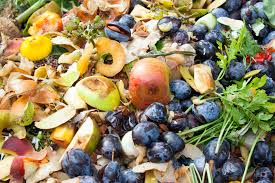
#> input picture test1.jpg, 275 x 183 px, given as the content of the folder dry, which was not available
$ python -i waste_classifier_cv.py   (imports and definitions only)
#> lines starting #> are read from the running program, lines starting #| are printed output that depends on the picture; pictures that were not available may be replaced by others from this repository, and a replacement may not be noted
import cv2
import numpy as np
import os

def extract_color_histogram(image_path):
#> called with image_path = 'dry/test1.jpg'
    img = cv2.imread(image_path)
#> img is the input picture: shape (183, 275, 3); mean B, G, R 97.9, 133, 147
    if img is None:
        raise ValueError(f"Image not found or unreadable: {image_path}")
    img = cv2.resize(img, (100, 100))
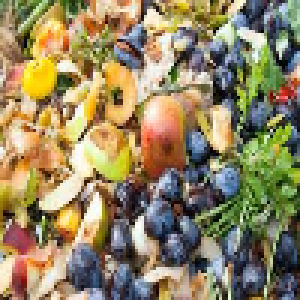
#> img: shape (100, 100, 3) (shown 3 times larger); mean B, G, R 97.8, 132.9, 146.9
    hist = cv2.calcHist([img], [0, 1, 2], None, [8,8,8], [0,256, 0,256, 0,256])
    return cv2.normalize(hist, hist).flatten()

def chi2_distance(histA, histB, eps=1e-10):
    return 0.5 * np.sum(((histA - histB) ** 2) / (histA + histB + eps))

def load_dataset(folder):
    features = []
    for file in os.listdir(folder):
        path = os.path.join(folder, file)
        features.append(extract_color_histogram(path))
    return np.array(features)

# Load training data
dry_features = load_dataset("dry")
wet_features = load_dataset("wet")

# Combine data and labels
X = np.vstack((dry_features, wet_features))
y = np.array([0]*len(dry_features) + [1]*len(wet_features))  # 0: dry, 1: wet
#> y = [0, 1]

# Test and classify
test_folder = "test"

# [6 lines not run here, left out]

>>> result = extract_color_histogram('test1.jpg')
#> result = 512 values, max 0.34 at index 447, min 0 at index 5, mean 0.0179

$ run again, on test2.jpg
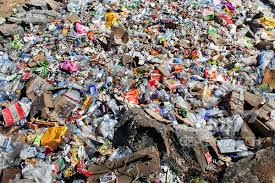
#> input picture test2.jpg, 275 x 183 px, given as the content of the folder dry, which was not available
#> in extract_color_histogram, img is the input picture: shape (183, 275, 3); mean B, G, R 114.8, 121.2, 131.5
#> in extract_color_histogram, `img = cv2.resize(img, (100, 100))`:
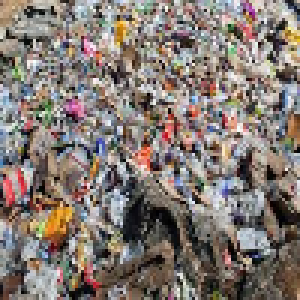
#> img: shape (100, 100, 3) (shown 3 times larger); mean B, G, R 114.5, 121, 131.3
#> y = [0, 1]
#> result = 512 values, max 0.38 at index 292, min 0 at index 4, mean 0.0106

$ run again, on dry1.jpg
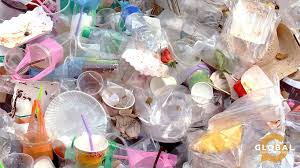
#> input picture dry1.jpg, 300 x 168 px, given as the content of the folder dry, which was not available
#> in extract_color_histogram, img is the input picture: shape (168, 300, 3); mean B, G, R 162.2, 166.1, 182.6
#> in extract_color_histogram, `img = cv2.resize(img, (100, 100))`:
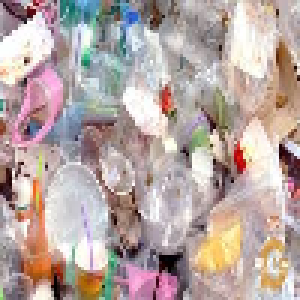
#> img: shape (100, 100, 3) (shown 3 times larger); mean B, G, R 161.9, 165.9, 182.3
#> y = [0, 1]
#> result = 512 values, max 0.511 at index 511, min 0 at index 7, mean 0.00931

$ run again, on dry3.jpg
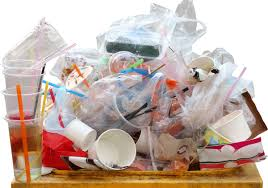
#> input picture dry3.jpg, 268 x 188 px, given as the content of the folder dry, which was not available
#> in extract_color_histogram, img is the input picture: shape (188, 268, 3); mean B, G, R 168, 177.5, 195.6
#> in extract_color_histogram, `img = cv2.resize(img, (100, 100))`:
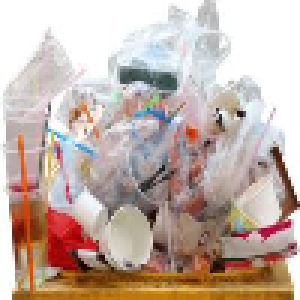
#> img: shape (100, 100, 3) (shown 3 times larger); mean B, G, R 167.8, 177.3, 195.4
#> y = [0, 1]
#> result = 512 values, max 0.884 at index 511, min 0 at index 7, mean 0.00608
